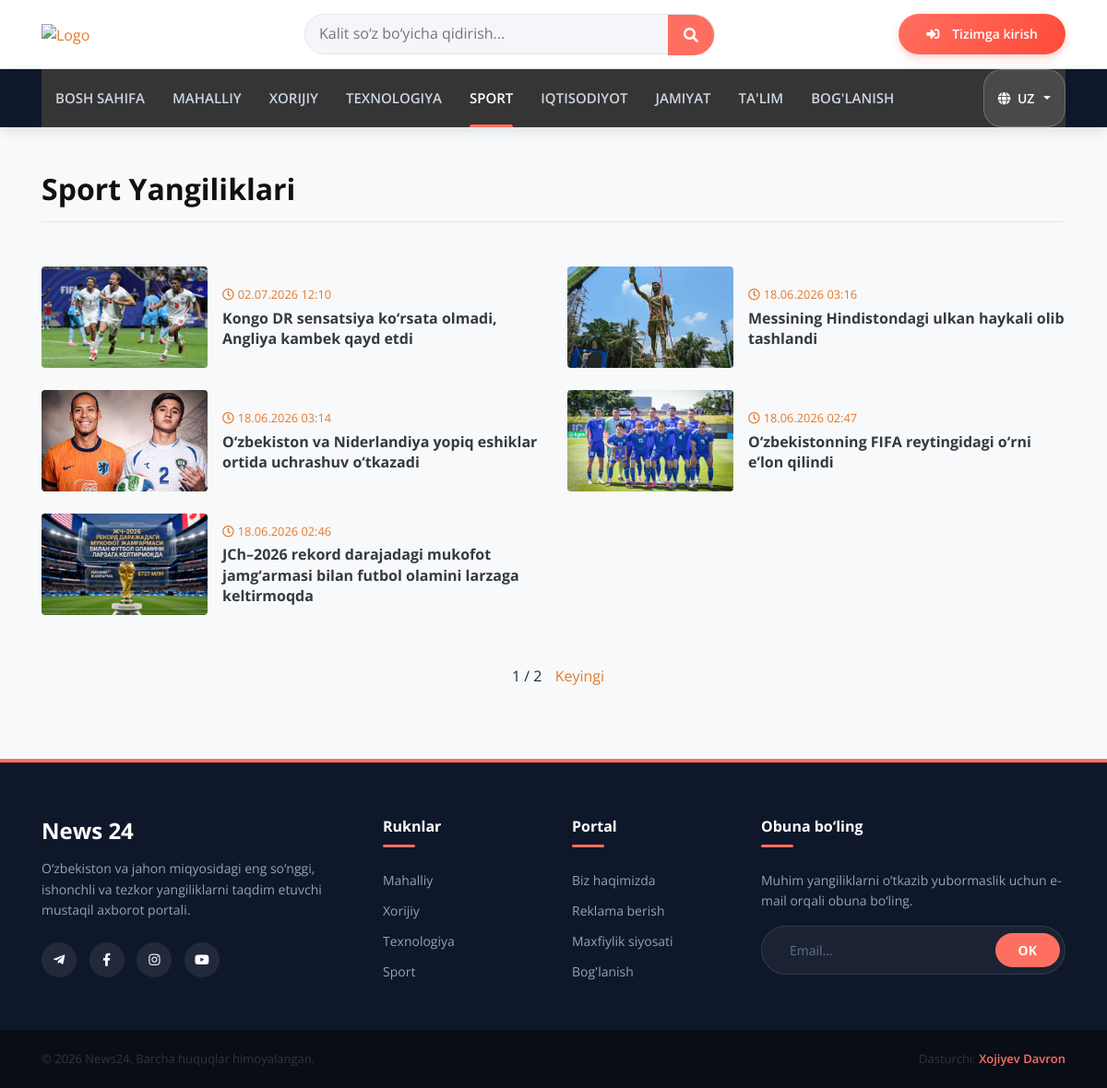
The page /sport/ on the database its author committed.
### news/models.py (models this page shows, shortened)
class Article(models.Model):
    STATUS=(('draft','Qoralama'),('published','Nashr etilgan'))
    title = models.CharField(max_length=100)
    slug = models.SlugField(unique=True,blank=True)
    cover= models.ImageField(upload_to="articles/", blank=True, null=True)
    body= models.TextField()
    author = models.ForeignKey(settings.AUTH_USER_MODEL, on_delete=models.CASCADE, related_name='articles')
    category= models.ForeignKey(Category, on_delete=models.SET_NULL, null=True, related_name='articles')
    tags = models.ManyToManyField(Tag, blank=True, related_name = 'articles')
    status= models.CharField(max_length=10, choices=STATUS, default='draft')
    views_count = models.PositiveIntegerField(default=0)
    created_at= models.DateTimeField(auto_now_add=True)
    updated_at= models.DateTimeField(auto_now=True)
    objects=models.Manager()
    published=PublishedManager()
    class Meta:
        ordering = ['-created_at']
        verbose_name_plural = "YangilikLar"

### news/views.py (the view)
# urls.py: path("sport/",sport_view,name="sport"),
def sport_view(request):
    sport = Article.published.filter(category__name="Sport")[0::]
    paginator=Paginator(sport,5)
    page_number=request.GET.get("page")
    page_obj=paginator.get_page(page_number)
    context={
        "page_obj":page_obj
    }
    return render(request,"sport.html",context)

### news/models.py (called while the page is built)
    def get_queryset(self):
        return super().get_queryset().filter(status="published")

### templates/sport.html (shortened to what this page needs)
{% extends 'base.html' %}
{% load static %}
{% load i18n %}
{% block content %}
<main class="py-5 bg-light">
    <div class="container">
        <h1 class="mb-5 border-bottom pb-3 font-weight-bold" style="color: #111; font-size: 2rem;">{% trans 'Sport Yangiliklari' %}</h1>
        <div class="row">
            {% for i in page_obj %}
            <div class="col-lg-6 mb-4">
                <div class="card border-0 bg-transparent">
                    <div class="row no-gutters align-items-center">
                        <div class="col-sm-4">
                            <a href="{% url 'single' i.slug %}">
                                <img src="{{ i.cover.url }}" class="img-fluid rounded w-100" alt="{{ i.title }}" style="height: 110px; object-fit: cover;">
                            </a>
                        </div>
                        <div class="col-sm-8 pl-sm-3 pt-2 pt-sm-0">
                            <div class="text-muted small mb-1">
                                <a href="{% url 'single' i.slug %}">
                                    <i class="far fa-clock mr-1"></i>{{ i.created_at|date:"SHORT_DATE_FORMAT" }} {{ i.created_at|time:"h:i" }}
                                </a>
                            </div>
                            <h5 class="font-weight-bold h6 mb-0" style="line-height: 1.4;">
                                <a href="{% url 'single' i.slug %}" class="text-dark text-decoration-none">{{ i.title }}</a>
                            </h5>
                        </div>
                    </div>
                </div>
            </div>
            {% endfor %}
        </div>
        <div style="margin: 30px 0; text-align: center;">
            <span style="margin: 0 10px;">
                {{ page_obj.number }} / {{ page_obj.paginator.num_pages }}
            </span>
            {% if page_obj.has_next %}
            <a href="?page={{ page_obj.next_page_number }}">{% trans 'Keyingi' %}</a>
            {% endif %}
        </div>
    </div>
</main>
{% endblock content %}

### templates/base.html (shortened to what this page needs)
<!DOCTYPE html>
{% load static %}
{% load i18n %}
<html lang="{{ request.LANGUAGE_CODE|default:'uz' }}">
    <head>
        <link href="https://stackpath.bootstrapcdn.com/bootstrap/4.4.1/css/bootstrap.min.css" rel="stylesheet">
        <link href="https://cdnjs.cloudflare.com/ajax/libs/font-awesome/5.10.0/css/all.min.css" rel="stylesheet">
        <link href="{% static 'css/style.css' %}" rel="stylesheet">
    </head>
    <body>
        <div class="top-header">
            <div class="container">
                <div class="row align-items-center">
                    <div class="col-lg-3 col-md-3">
                        <div class="logo">
                            <a href="{% url 'home' %}">
                                <img src="{% static 'img/logo.png' %}" alt="Logo">
                            </a>
                        </div>
                    </div>
<div class="col-lg-5 col-md-5">
    <form class="search" method="GET" action="{% url 'home' %}">
        <div class="search-wrapper">
            <input type="text" placeholder="{% trans 'Kalit so‘z bo‘yicha qidirish...' %}" name="q" value="{{ request.GET.q|default:'' }}">
            <button type="submit"><i class="fa fa-search"></i></button>
        </div>
    </form>
</div>
<div class="col-lg-4 col-md-4">
    <div class="auth-wrapper">
        {% if user.is_authenticated %}
            <a href="{% url 'profile' user.profile.pk %}" class="login-btn">
                <i class="fas fa-user-circle mr-2"></i> {% trans 'Mening profilim' %}
            </a>
        {% else %}
            <a href="{% url 'login' %}" class="login-btn">
                <i class="fas fa-sign-in-alt mr-2"></i> {% trans 'Tizimga kirish' %}
            </a>
        {% endif %}
    </div>
</div>
                </div>
            </div>
        </div>
        <div class="header">
            <div class="container">
                <nav class="navbar navbar-expand-md navbar-dark">
                    <div class="collapse navbar-collapse justify-content-between" id="navbarCollapse">
                        {% with url_name=request.resolver_match.url_name %}
                        <div class="navbar-nav mr-auto">
                            <a href="{% url 'home' %}" class="nav-item nav-link {% if url_name == 'home' %}active-menu{% endif %}">{% trans 'Bosh sahifa' %}</a>
                            <a href="{% url 'local' %}" class="nav-item nav-link {% if url_name == 'local' %}active-menu{% endif %}">{% trans 'Mahalliy' %}</a>
                            <a href="{% url 'global' %}" class="nav-item nav-link {% if url_name == 'global' %}active-menu{% endif %}">{% trans 'Xorijiy' %}</a>
                            <a href="{% url 'techno' %}" class="nav-item nav-link {% if url_name == 'techno' %}active-menu{% endif %}">{% trans 'Texnologiya' %}</a>
                            <a href="{% url 'sport' %}" class="nav-item nav-link {% if url_name == 'sport' %}active-menu{% endif %}">{% trans 'Sport' %}</a>
                            <a href="{% url 'finance' %}" class="nav-item nav-link {% if url_name == 'finance' %}active-menu{% endif %}">{% trans 'Iqtisodiyot' %}</a>
                            <a href="{% url 'society' %}" class="nav-item nav-link {% if url_name == 'society' %}active-menu{% endif %}">{% trans 'Jamiyat' %}</a>
                            <a href="{% url 'edu' %}" class="nav-item nav-link {% if url_name == 'edu' %}active-menu{% endif %}">{% trans "Ta'lim" %}</a>
                            <a href="{% url 'contact' %}" class="nav-item nav-link {% if url_name == 'contact' %}active-menu{% endif %}">{% trans "Bog'lanish" %}</a>
                        </div>
                        {% endwith %}
                        <div class="navbar-nav ml-auto align-items-center">
                            <div class="dropdown lang-dropdown">
                                <button class="btn dropdown-toggle nav-link" type="button" id="langDropdown" data-toggle="dropdown" aria-haspopup="true" aria-expanded="false">
                                    <i class="fas fa-globe mr-1"></i> {{ request.LANGUAGE_CODE|upper }}
                                </button>
                            </div>
                        </div>
                    </div>
                </nav>
            </div>
        </div>
        {% block content %}
        {% endblock content %}
        <footer class="main-footer">
            <div class="container">
                <div class="footer-grid">
                    <div class="footer-brand">
                        <h3>News 24</h3>
                        <p class="mb-4">{% trans "O‘zbekiston va jahon miqyosidagi eng so‘nggi, ishonchli va tezkor yangiliklarni taqdim etuvchi mustaqil axborot portali." %}</p>
                        <div class="footer-social-icons">
                            <a href="#"><i class="fab fa-telegram-plane"></i></a>
                            <a href="#"><i class="fab fa-facebook-f"></i></a>
                            <a href="#"><i class="fab fa-instagram"></i></a>
                            <a href="#"><i class="fab fa-youtube"></i></a>
                        </div>
                    </div>
                    <div class="footer-col">
                        <h4>{% trans 'Ruknlar' %}</h4>
                        <ul class="footer-links">
                            <li><a href="{% url 'local' %}">{% trans 'Mahalliy' %}</a></li>
                            <li><a href="{% url 'global' %}">{% trans 'Xorijiy' %}</a></li>
                            <li><a href="{% url 'techno' %}">{% trans 'Texnologiya' %}</a></li>
                            <li><a href="{% url 'sport' %}">{% trans 'Sport' %}</a></li>
                        </ul>
                    </div>
                    <div class="footer-col">
                        <h4>{% trans 'Portal' %}</h4>
                        <ul class="footer-links">
                            <li><a href="#">{% trans 'Biz haqimizda' %}</a></li>
                            <li><a href="#">{% trans 'Reklama berish' %}</a></li>
                            <li><a href="#">{% trans 'Maxfiylik siyosati' %}</a></li>
                            <li><a href="{% url 'contact' %}">{% trans "Bog'lanish" %}</a></li>
                        </ul>
                    </div>
                    <div class="footer-col">
                        <h4>{% trans 'Obuna bo‘ling' %}</h4>
                        <p class="mb-3">{% trans "Muhim yangiliklarni o‘tkazib yubormaslik uchun e-mail orqali obuna bo‘ling." %}</p>
                        <form method="POST" action="#">
                            <div class="footer-input-group">
                                <input type="email" placeholder="Email..." required name="email">
                                <button type="submit">{% trans 'OK' %}</button>
                            </div>
                        </form>
                    </div>
                </div>
            </div>
        </footer>
        <div class="footer-bottom-new">
            <div class="container">
                <div class="row align-items-center">
                    <div class="col-md-6 text-center text-md-left mb-2 mb-md-0">
                        <p class="m-0">&copy; 2026 News24. {% trans 'Barcha huquqlar himoyalangan.' %}</p>
                    </div>
                    <div class="col-md-6 text-center text-md-right">
                        <p class="m-0">{% trans 'Dasturchi:' %} <a href="#" style="color: var(--accent); font-weight: 600; text-decoration: none;">Xojiyev Davron</a></p>
                    </div>
                </div>
            </div>
        </div>
    </body>
</html>

### static/css/style.css (style rules this page uses)
body { color: #353535; font-family: 'Open Sans', sans-serif; font-weight: 400; background: #ffffff; }
a { color: #E47A2E; transition: 0.5s; }
p { color: #353535; padding: 0; margin: 0 0 15px 0; }
h1, h2, h3, h4, h5, h6 { color: #353535; margin: 0 0 15px 0; padding: 0; }
button.btn { color: #353535; background: #ffffff; border: 1px solid #353535; border-radius: 0; }
.top-header { padding: 15px 0; background: #ffffff; border-bottom: 1px solid #f0f0f0; }
.top-header .logo { text-align: left; overflow: hidden; }
.top-header .logo a img { max-width: 100%; max-height: 60px; }
.top-header .search { width: 100%; }
.top-header .search input[type=text] { width: 100%; height: 40px; padding: 0 15px; color: #666666; border: 1px solid #353535; }
.top-header .search button { position: absolute; width: 40px; height: 38px; top: 1px; right: 16px; padding: 0 15px; border: none; background: none; color: #353535; }
@media (min-width: 768px) { .top-header { max-height: none; } }
.header { position: relative; box-shadow: 0 2px 5px rgba(0, 0, 0, .3); }
.header .navbar { height: 100%; padding: 0; }
.navbar-dark .navbar-nav .nav-link, .navbar-dark .navbar-nav .nav-link:focus, .navbar-dark .navbar-nav .nav-link:hover, .navbar-dark .navbar-nav .nav-link.active { padding: 10px 10px 8px 10px; color: #ffffff; }
@media (min-width: 768px) { .header, .header .navbar { background: #353535 !important; } }
@media (min-width: 768px) { .header a.nav-link { padding: 8px 15px; font-size: 15px; text-transform: uppercase; } }
.login-btn { display: flex; align-items: center; gap: 6px; line-height: 1; color: #ffffff !important; font-weight: 600; font-size: 14px; text-decoration: none; }

### rows shown on the page
Article: cover (picture), created_at "02.07.2026", created_at "12:10", title "Kongo DR sensatsiya ko‘rsata olmadi, Angliya kambek qayd etdi"
Article: cover (picture), created_at "18.06.2026", created_at "03:16", title "Messining Hindistondagi ulkan haykali olib tashlandi"
Article: cover (picture), created_at "18.06.2026", created_at "03:14", title "O‘zbekiston va Niderlandiya yopiq eshiklar ortida uchrashuv o‘tkazadi"
Article: cover (picture), created_at "18.06.2026", created_at "02:47", title "O‘zbekistonning FIFA reytingidagi o‘rni e’lon qilindi"
Article: cover (picture), created_at "18.06.2026", created_at "02:46", title "JCh–2026 rekord darajadagi mukofot jamg‘armasi bilan futbol olamini larzaga keltirmoqda"

### other values the page prints
{{ request.LANGUAGE_CODE|upper }} "UZ"
{{ page_obj.number }} "1"
{{ page_obj.paginator.num_pages }} "2"
